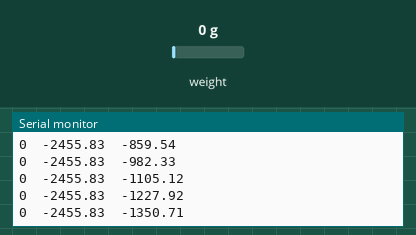
Bench run of a sketch on a simulated Arduino Uno, built with avr-gcc and run on an emulated ATmega328P. Parts: the last lines printed to the serial monitor. The test bench sets the inputs (shaded band); at power-on: weight on the scale 0 g.

Above: at 2.2 s.
2.3 s: weight on the scale set to 100 g
At 2.32 s:
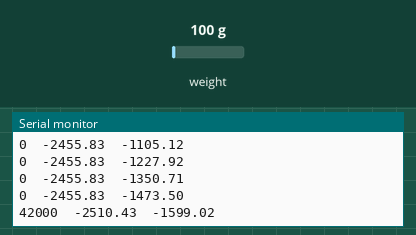
3.8 s: weight on the scale set to 1250 g
At 3.85 s:
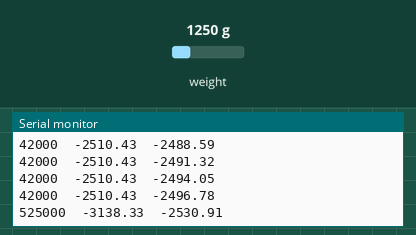
Timing chart, 0 to 6.8 s (numbered marks = the images above; inputs shaded):
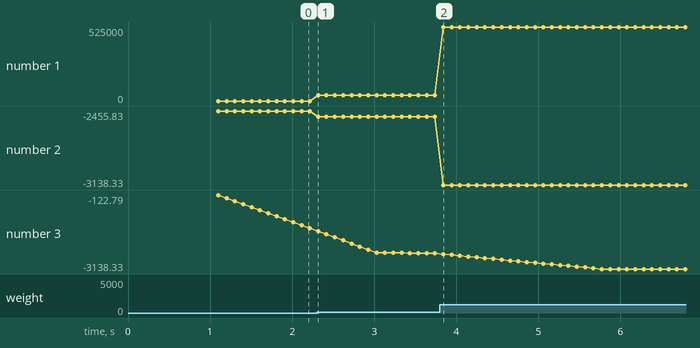

The sketch:

main.ino
```cpp
#include "HX711.h"

const int LOADCELL_DOUT_PIN = 2;
const int LOADCELL_SCK_PIN  = 3;

HX711 scale;

// calibration constants
const float m = -0.0013;
const float b = -4237.73 + 1527 + 247.4 + 7.5;

#define WINDOW_SIZE 20  // Increase for smoother average (5=fast, 20=smooth, 50=very smooth)
float readings[WINDOW_SIZE];
int readIndex = 0;
float total = 0;
float avg = 0;

void setup() {
  Serial.begin(230400);
  scale.begin(LOADCELL_DOUT_PIN, LOADCELL_SCK_PIN);
  scale.set_gain(128);
  scale.tare();

  for (int i = 0; i < WINDOW_SIZE; i++) {
    readings[i] = 0;
  }
}

void loop() {
  if (scale.is_ready()) {
    long reading = scale.read();
    float grams = m * reading + b;

    // moving average
    total -= readings[readIndex];          // remove oldest value
    readings[readIndex] = grams;           // store new reading
    total += grams;                        // add new value
    readIndex = (readIndex + 1) % WINDOW_SIZE;  // advance circular index
    avg = total / WINDOW_SIZE;

    Serial.print(reading);
    Serial.print('\t');
    Serial.print(grams, 2);
    Serial.print('\t');
    Serial.println(avg, 2);
  }
}
```

Measured:
- after the input at 2.3 s, the serial monitor: prints a new line at once (image 1)
- after the input at 3.8 s, the serial monitor: prints a new line at once (image 2)
- plotted number 1: 0 → 42000 after the input at 2.3 s, 42000 → 525000 after the input at 3.8 s
- plotted number 2: -2455.83 → -2510.43 after the input at 2.3 s, -2510.43 → -3138.33 after the input at 3.8 s
- plotted number 3: -1473.5 → -2496.78 after the input at 2.3 s, -2496.78 → -3138.33 after the input at 3.8 s
